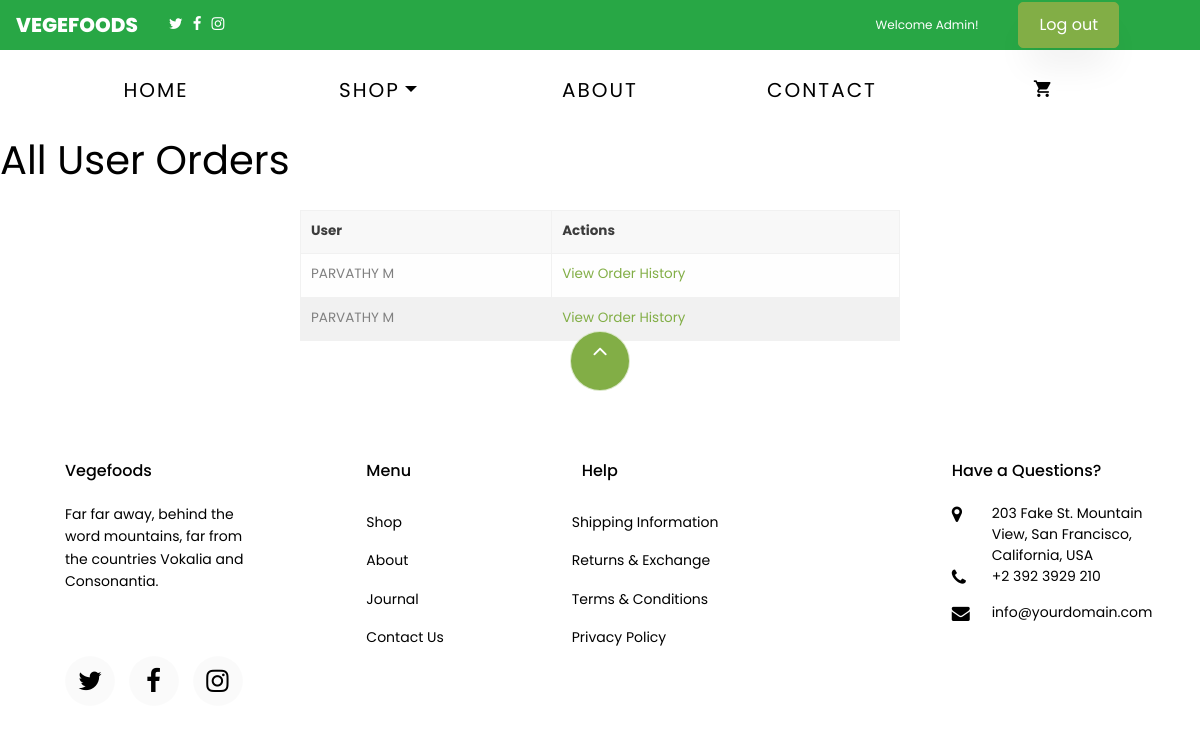
/user-orders/ (signed in), run on the app's committed database.
### app/models.py (models this page shows, shortened)
class customuser(AbstractUser):
    full_name = models.CharField(max_length=255, blank=True, null=True)
    phone = models.CharField(max_length=15, blank=True, null=True)
    is_admin = models.BooleanField(default=False)
    is_user = models.BooleanField(default=False)

### app/views.py (the view)
# urls.py: path('user-orders/', views.admin_user_orders, name='admin_user_orders'),
@user_passes_test(is_admin_user)
def admin_user_orders(request):
    user_orders = Order.objects.filter(user__is_user=True).order_by('user', '-created_at')
    grouped_orders = {}
    for order in user_orders:
        if order.user not in grouped_orders:
            grouped_orders[order.user] = []
        grouped_orders[order.user].append(order)
    return render(request, 'admin_user_orders.html', {'grouped_orders': grouped_orders})

### app/views.py (called while the page is built)
def is_admin_user(user):
    return user.is_authenticated and user.is_superuser

### templates/admin_user_orders.html
{% extends 'base.html' %}
{% block content %}
<h1>All User Orders</h1>
<table border="1" cellpadding="10" cellspacing="0" style="width: 50%; margin: 20px auto; font-size: 0.9em;">
    <thead>
        <tr>
            <th>User</th>
            <th>Actions</th>
        </tr>
    </thead>
    <tbody>
        {% for user, orders in grouped_orders.items %}
        <tr>
            <td>
                {{ user.full_name }}
            </td>
            <td>
                <a href="{% url 'admin_user_order_history' user.id %}">View Order History</a>
            </td>
        </tr>
        {% endfor %}
    </tbody>
</table>
{% endblock %}

### templates/base.html (shortened to what this page needs)
{% load static %}
<!DOCTYPE html>
<html lang="en">
  <head>
    <link rel="stylesheet" type="text/css" href="https://cdnjs.cloudflare.com/ajax/libs/slick-carousel/1.7.1/slick.css" />
    <link rel="stylesheet" type="text/css" href="https://cdnjs.cloudflare.com/ajax/libs/slick-carousel/1.7.1/slick-theme.css" />
    <link rel="stylesheet" href="https://cdnjs.cloudflare.com/ajax/libs/font-awesome/6.0.0-beta3/css/all.min.css">
        <link rel="stylesheet" href="{% static 'special/css/app.css' %}">
        <link rel="stylesheet" href="https://cdnjs.cloudflare.com/ajax/libs/font-awesome/6.6.0/css/brands.min.css" />
    <link rel="stylesheet" href="{%  static 'css/open-iconic-bootstrap.min.css' %}">
    <link rel="stylesheet" href="{%  static 'css/animate.css' %}">
    <link rel="stylesheet" href="{% static 'css/owl.carousel.min.css' %}">
    <link rel="stylesheet" href="{% static 'css/owl.theme.default.min.css' %}">
    <link rel="stylesheet" href="{% static 'css/magnific-popup.css' %}">
    <link rel="stylesheet" href="{% static 'css/aos.css' %}">
    <link rel="stylesheet" href="{% static 'css/ionicons.min.css' %}">
    <link rel="stylesheet" href="{% static 'css/bootstrap-datepicker.css' %}">
    <link rel="stylesheet" href="{% static 'css/jquery.timepicker.css' %}">
    <link rel="stylesheet" href="{% static 'css/flaticon.css' %}">
    <link rel="stylesheet" href="{% static 'css/icomoon.css' %}">
    <link rel="stylesheet" href="{% static 'css/style.css' %}">
  </head>
  <body class="goto-here">
    <nav class="navbar navbar-expand-lg navbar-light bg-success" style="height: 50px">
      <a class="navbar-brand" style="color: white;">Vegefoods</a>
      <div class="container-fluid">
        <ul style="list-style: none; padding: 0; margin: 0; display: flex;">
          <li style="margin-right: 10px; "><a href="#"><span class="icon-twitter" style="color: white;"></span></a></li>
          <li style="margin-right: 10px;"><a href="#"><span class="icon-facebook"  style="color: white;"></span></a></li>
          <li style="margin-right: 10px;"><a href="#"><span class="icon-instagram" style="color: white;"></span></a></li>
  </ul>
  {% if user.is_authenticated %}
  <div class="header-content">
       <small class="welcome-message">Welcome {{ user.full_name }}!</small>
    <a href="{% url 'logout' %}" class="btn btn-primary">Log out</a>
{% endif %}
      </div>
</div>
</nav>
{% if user.is_authenticated %}
    <nav class="navbar navbar-expand-lg navbar-dark ftco_navbar bg-dark ftco-navbar-light" id="ftco-navbar">
	    <div class="container">
	      <div class="collapse navbar-collapse" id="ftco-nav" style>
	        <ul class="navbar-nav ml-auto">
	          <li class="nav-item active"><a href="{% url 'home' %}" class="nav-link" style="font-size: 20px;">Home</a></li>
	          <li class="nav-item dropdown">
              <a class="nav-link dropdown-toggle" href="#" id="dropdown04" data-toggle="dropdown" aria-haspopup="true" aria-expanded="false" style="font-size: 20px;">Shop</a>
            </li>
	          <li class="nav-item"><a href="{% url 'about' %}" class="nav-link" style="font-size: 20px;" >About</a></li>
	           <li class="nav-item"><a href="{% url 'contact' %}" class="nav-link" style="font-size: 20px;">Contact</a></li>
	          <li class="nav-item cta cta-colored"><a href="{% url 'cart' %}" class="nav-link" style="font-size: 20px;"><span class="icon-shopping_cart"></span></a></li>
	        </ul>
	      </div>
	    </div>
	  </nav>
     {% endif %}
{% block content %}
{% endblock %}
<footer class="ftco-footer ftco-section" >
  <div class="container">
    <div class="row">
      <div class="mouse">
        <a href="#" class="mouse-icon">
          <div class="mouse-wheel"><span class="ion-ios-arrow-up"></span></div>
        </a>
      </div>
    </div>
    <div class="row mb-5">
      <div class="col-md">
        <div class="ftco-footer-widget mb-4">
          <h2 class="ftco-heading-2" style="margin-left: 20px;">Vegefoods</h2>
          <p style="margin-left:20px;">Far far away, behind the word mountains, far from the countries Vokalia and Consonantia.</p>
          <ul class="ftco-footer-social list-unstyled float-md-left float-lft mt-5">
            <li class="ftco-animate"><a href="#"><span class="icon-twitter"></span></a></li>
            <li class="ftco-animate"><a href="#"><span class="icon-facebook"></span></a></li>
            <li class="ftco-animate"><a href="#"><span class="icon-instagram"></span></a></li>
          </ul>
        </div>
      </div>
      <div class="col-md">
        <div class="ftco-footer-widget mb-4 ml-md-5">
          <h2 class="ftco-heading-2"style="margin-left: 20px;" >Menu</h2>
          <ul class="list-unstyled">
            <li><a href="#" class="py-2 d-block">Shop</a></li>
            <li><a href="{% url 'about' %}" class="py-2 d-block">About</a></li>
            <li><a href="#" class="py-2 d-block">Journal</a></li>
            <li><a href="{% url 'contact' %}" class="py-2 d-block">Contact Us</a></li>
          </ul>
        </div>
      </div>
      <div class="col-md-4">
         <div class="ftco-footer-widget mb-4">
          <h2 class="ftco-heading-2"style="margin-left: 30px;">Help</h2>
          <div class="d-flex">
            <ul class="list-unstyled mr-l-5 pr-l-3 mr-4">
              <li><a href="#" class="py-2 d-block">Shipping Information</a></li>
              <li><a href="#" class="py-2 d-block">Returns &amp; Exchange</a></li>
              <li><a href="#" class="py-2 d-block">Terms &amp; Conditions</a></li>
              <li><a href="#" class="py-2 d-block">Privacy Policy</a></li>
            </ul>
                 </div>
        </div>
      </div>
      <div class="col-md">
        <div class="ftco-footer-widget mb-4">
          <h2 class="ftco-heading-2"style="margin-left:20px;">Have a Questions?</h2>
          <div class="block-23 mb-3">
            <ul>
              <li><span class="icon icon-map-marker"></span><span class="text" >203 Fake St. Mountain View, San Francisco, California, USA</span></li>
              <li><a href="#"><span class="icon icon-phone"></span><span class="text">+2 392 3929 210</span></a></li>
              <li><a href="#"><span class="icon icon-envelope"></span><span class="text">info@yourdomain.com</span></a></li>
            </ul>
          </div>
        </div>
      </div>
    </div>
  </div>
</footer>
  </body>
</html>

### static/css/icomoon.css (style rules this page uses)
[class^="icon-"], [class*=" icon-"] { font-family: 'icomoon' !important; speak: none; font-style: normal; font-weight: normal; font-variant: normal; text-transform: none; line-height: 1; -webkit-font-smoothing: antialiased; -moz-osx-font-smoothing: grayscale; }
.icon-map-marker:before { content: "\f041"; }
.icon-phone:before { content: "\f095"; }
.icon-twitter:before { content: "\f099"; }
.icon-facebook:before { content: "\f09a"; }
.icon-envelope:before { content: "\f0e0"; }
.icon-instagram:before { content: "\f16d"; }
.icon-shopping_cart:before { content: "\e8cc"; }

### templates/base.html (style rules this page uses)
* { margin: 0; padding: 0; }
#ftco-navbar ul.navbar-nav { display: flex; justify-content: space-between; width: 100%; }
#ftco-navbar ul.navbar-nav li { flex: 1; text-align: center; }
.header-content { display: flex; align-items: center; justify-content: space-between; padding: 10px 20px; }
.welcome-message { color: white; text-align: center; margin: 0; margin-right: 40px; flex: 1; }
.btn-primary { background-color: #007bff; color: white; padding: 10px 20px; border: none; border-radius: 5px; cursor: pointer; text-decoration: none; margin-right: 30px; }
#ftco-navbar ul li { position: relative; }

### data on the page
customuser: full_name "Admin"
customuser: full_name "PARVATHY M"
customuser: full_name "PARVATHY M"
